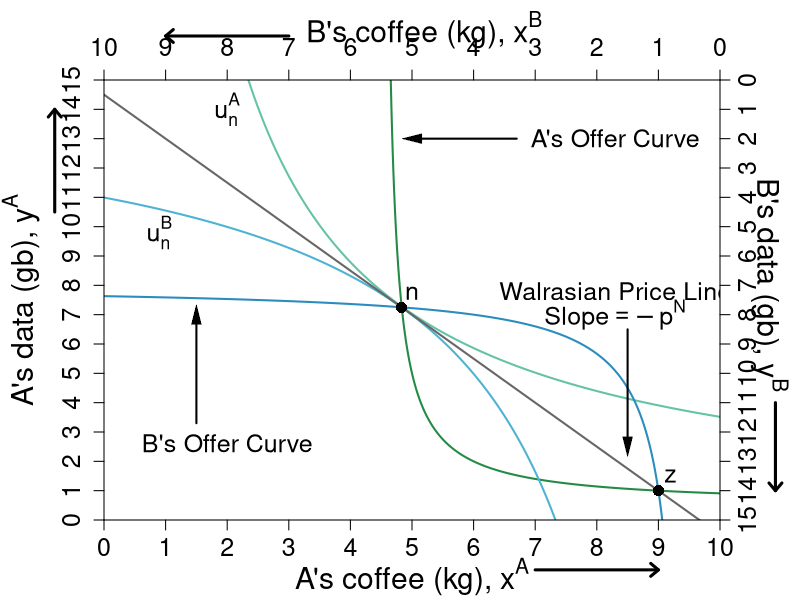

Write R code to recreate this figure.
#' Graph Designer: Simon Halliday, Scott Cohn
#' Authors: Bowles and Halliday
#' Title: Coordination, Conflict and Competition: A Text in Microeconomics

library("shape")

pdf(file = "what_can_markets_do/property_walras_market.pdf", width = 9, height = 7)

# Set parameters for graphics
axislabelsize <- 1.8
labelsize <- 1.5
namesize <- 1.8
annotatesize <- 1.5
graphlinewidth <- 2
segmentlinewidth <- 1.5

COL <- c("#7fc97f", "#beaed4", "#fdc086", "#ffff99", "#386cb0", "#f0027f", "#bf5b17", "#666666")
COLA <- c("#e0f3db", "#99d8c9","#66c2a4","#41ae76", "#238b45", "#005824")
COLB <- c("#c6dbef", "#4eb3d3", "#2b8cbe", "#0868ac","#084081")
COLC <- c("#fcfbfd", "#efedf5", "#dadaeb", "#bcbddc", "#9e9ac8", "#807dba", "#6a51a3", "#54278f", "#3f007d")
grays <- gray.colors(25, start = 1, end = 0, alpha = 1)



indiffcurveA1 <- function(x, U = 4, A = 1, a = 0.5) {
  ((((U-2)/A)*(1/x)^a)^(1/(1-a)))
}

indiffcurveA2 <- function(x, U = 4, A = 1, a = 0.5) {
  (((U/A)*(1/x)^a)^(1/(1-a)))
}

indiffcurveA3 <- function(x, U = 5.93, A = 1, a = 0.5) {
  (((U/A)*(1/x)^a)^(1/(1-a)))
}

indiffcurveA4 <- function(x, U = 6.984164, A = 1, a = 0.5) {
  ((((U)/A)*(1/x)^a)^(1/(1-a)))
}

paretoEC <- function(x) {
  (3/2)*x
}

OfferCurveA <- function(x) {
  # x/(x  - 4)
  x / (2*x - 9)
}

mrsplot <- function(x) {
  (13/2)*(x/(9-x)^2)
}

OfferCurveB <- function(x) {
  #15 - (14/2)*(10 - x)/(9 - x)
  (145 - 16*x) / (19 - 2*x)
}

WalrasPrice <- function(x) {
  14.5 - (3/2)*x
}

#Deriving the offer curves: let py = 1
#wA = 8px + 2py = 8px + 2; Demand: x = w/2px => x = 4 + 1/px => px = 1/(x - 4)
#Offer curve is y = px*x => (1/(x-4))*x = x/(x-4) defined for x neq 4
#wA = 2px + 13py = 2px + 13; Demand: x = w/2px => x = 1 + 13/2px => px = 13/2(x - 1)
#B's Offer curve is y = px*x => (13/2)(1/(x-1))*x = (13/2)(x/(x-1)
#Therefore in terms of yA and xA:
#15 - y = (13/2)*(10 - x)/(10 - x - 1)
#Therefore y = 15 - (13/2)*(10-x)/(9 - x) defined for x neq 9
#The tangency of the indifference curve and the offer curve gives mrsplot
#Where mrsplot equals that offer curve, we get x = (3/17)*(51 - sqrt(221)) = 6.376576; 
#So y = 6.022321; therefore u = (6.376576^0.5)*(6.022321^0.5)

indiffcurveBneg1 <- function(x, U = 5.09, A = 1, a = 0.5) {
  15 - (((U/A)*(1/(10 - x))^a)^(1/(1-a)))
}

indiffcurveBneg2 <- function(x, U = 6.33, A = 1, a = 0.5) {
  15 - (((U/A)*(1/(10 - x))^a)^(1/(1-a)))
}

#Aisha happens to have found 8 apples and 2 oranges, 
#and Betty happens to have found 2 apples and 13 oranges. 
#Aisha's utility (8^0.5)*(2^0.5) = 4
#Betty's utility (2^0.5)*(13^0.5) = 5.09


par(mar =  c(4, 5.2, 4, 4))
xlims <- c(0, 10)
ylims <- c(0, 15)
xlims2 <- c(10, 0)
ylims2 <- c(15, 0)

plot(0, 0, xlim = xlims, ylim = ylims, type = "n",
     xlab = expression(paste("A's coffee (kg), ", x^A)),
     ylab = expression(paste("A's data (gb), ", y^A)), 
     #line = 2.5,
     xaxt = "n", 
     yaxt = "n", 
     cex.lab = axislabelsize, 
     bty = "n",
     xaxs = "i", 
     yaxs = "i")


npts <- 500 
npts2 <- 501

#Specify the sequences of points for graphing. 
xx1 <- seq(xlims[1], xlims[2], length.out = npts)
yy1 <- indiffcurveA2(xx1, U = 4, A = 1, a = 0.5)
yy2 <- indiffcurveA2(xx1)


#I need something like xx1 with npts for 
xx2 <- seq(4.5, xlims[2], length.out = npts)
xx3 <- seq(xlims[1], 9.1, length.out = npts)
xx4 <- seq(1, 9.5, length.out = npts)

#Draw the lines for the graphs

lines(xx1, indiffcurveA3(xx1), col = COLA[3], lwd = graphlinewidth)

lines(xx2, OfferCurveA(xx2), col = COLA[5], lwd = graphlinewidth)
lines(xx1, indiffcurveBneg2(xx1), col = COLB[2], lwd = graphlinewidth)

lines(xx3, OfferCurveB(xx3), col = COLB[3], lwd = graphlinewidth)
lines(xx1, WalrasPrice(xx1), col = COL[8], lwd = graphlinewidth)

#Customize ticks and labels for the plot
ticksy <- seq(from = 0, to = 15, by = 1)
ylabels <- seq(from = 0, to = 15, by = 1)
ticksx <- seq(from = 0, to = 10, by = 1)
xlabels <- seq(from = 0, to = 10, by = 1)
axis(1, at = ticksx, pos = 0, labels = xlabels, cex.axis = labelsize)
axis(2, at = ticksy, pos = 0, labels = ylabels, las = 0, gap.axis = -1, cex.axis = labelsize)

#Add arrows:
arrows(-0.8, 10.5, -0.8, 14, xpd = TRUE, length = 0.1, angle = 40, lwd = 3)
arrows(7, -1.7, 9, -1.7, xpd = TRUE, length = 0.1, angle = 40, lwd = 3)

#Annotation of the three graphs and the NE

text(2, 14, expression(u[n]^A), cex = labelsize)
# 

# #Label B's offer curve
text(2, 2.6, expression("B's Offer Curve"), cex = labelsize)
Arrows(1.5, 3.3, 1.5, 7, col = "black", lty = 1, lwd = 2, arr.type = "triangle", arr.lwd = 0.5)
# 
# # Price Line
text(8.3, 13, expression(paste("A's Offer Curve")), cex = labelsize)
Arrows(6.7, 13, 5, 13, col = "black", lty = 1, lwd = 2, arr.type = "triangle", arr.lwd = 0.5)


# Walrasian Price Line
text(8.3, 7.8, expression(paste("Walrasian Price Line")), cex = labelsize)
text(8.3, 7, expression(paste("Slope", phantom() == -p^N)), cex = labelsize)
Arrows(8.5, 6.5, 8.5, 2.5, col = "black", lty = 1, lwd = 2, arr.type = "triangle", arr.lwd = 0.5)


# #Add a point for the initial endowment
points(4.8275, 7.25, pch = 16, col = "black", cex = 1.5)
text(5, 7.75, expression(n), cex = labelsize)

#Set up second axes and labels

par(new = TRUE)

#Use the same x and ylims as previously, but with locations switched
xlims2 <- c(10, 0)
ylims2 <- c(15, 0)

#Leave the ylab and xlab blank to ensure no axes titles
plot(0, 0, xlim = xlims2, ylim = ylims2, type = "n",
     xlab = expression(paste("")),
     ylab = expression(paste("")),
     xaxt = "n", 
     yaxt = "n", 
     #cex.lab = 1.2,
     cex.axis = labelsize,
     bty = "n",
     xaxs = "i", 
     yaxs = "i")

#Set up axes at sides 3 and 4 (top and right)
axis(side = 3, at = ticksx, pos = 0, labels = xlabels, cex.axis = labelsize)
axis(side = 4, at = ticksy, pos = 0, labels = ylabels, las = 0, gap.axis = -1, cex.axis = labelsize)
text(4.8, -1.7, expression(paste("B's coffee (kg), ", x^B)), xpd = TRUE, cex = axislabelsize) 
text(-0.8, 7, expression(paste("B's data (gb), ", y^B)), xpd = TRUE, cex = axislabelsize, srt = 270) 

#Add arrows:
arrows(-0.9, 11, -0.9, 14, xpd = TRUE, length = 0.1, angle = 40, lwd = 3)
arrows(7, -1.5, 9, -1.5, xpd = TRUE, length = 0.1, angle = 40, lwd = 3)

#Functions for B's indifference curves
indiffcurveB1 <- function(x, U = 5.09, A = 1, a = 0.5) {
  ((((U-2)/A)*(1/x)^a)^(1/(1-a)))
}

indiffcurveB2 <- function(x, U = 5.09, A = 1, a = 0.5) {
  (((U/A)*(1/x)^a)^(1/(1-a)))
}

indiffcurveB3 <- function(x, U = 5.703502, A = 1, a = 0.5) {
  ((((U)/A)*(1/x)^a)^(1/(1-a)))
}

indiffcurveB4 <- function(x, U = 8.244574, A = 1, a = 0.5) {
  ((((U)/A)*(1/x)^a)^(1/(1-a)))
}





#Label B's indifference curves

text(9.1, 5.2, expression(u[n]^B), cex = labelsize)


#Add a point for the initial endowment
points(1, 14, pch = 16, col = "black", cex = 1.5)
text(0.8, 13.5, expression(z), cex = labelsize)









#Calculate TIOLI power allocation for B
#mrs(x,y) => pareto efficient curve is (3/2)x = y
#A's initital utility is 4 = u(8,2) = (8^0.5)*(2^0.5)
#Therefore substitute in the contract curve u_e^A = 4 = (x^A)^(0.5)(3/2*x^A)^0.5
# => x^A = 4/((3/2)^0.5) = 3.27 => x^B = 6.73
# => y^A = 3/2(x^A) = 4.9 => y^B = 10.1

#Add point g for B's TIOLI power
# points(6.73, 10.1, pch = 16, col = "black", cex = 1.5)
# text(6.73, 10.6, expression(g))

#Calculate TIOLI power allocation for A
#mrs(x,y) => pareto efficient curve is (3/2)x = y
#A's initital utility is 4 = u(8,2) = (8^0.5)*(2^0.5)
#Therefore substitute in the contract curve u_e^A = 4 = (x^A)^(0.5)(3/2*x^A)^0.5
# => x^B = 5.09/((3/2)^0.5) = 4.16 => x^A = 5.84
# => y^B = 3/2(x^B) = 6.23 => y^A = 8.77 
#=> u^A = (5.84^0.5)*(8.77^0.5) = 7.156591
#Add point f for A's TIOLI power
# points(4.16, 6.23, pch = 16, col = "black", cex = 1.5)
# text(4.16, 5.8, expression(f))


#Annotating B's endowment
#text(1.8, 12.5, expression(z), cex = labelsize)

#Annotating a point that is a Pareto improvement over e.
#points(3.623424, 8.977679, pch = 16, col = "black", cex = 1.5)
#text(3.623424, 8.4, expression(h))
#(2.94^0.5)*(12.76^0.5)

#Label Pareto Improving Lens
#text(7, 5, expression(paste("Pareto-Improving Lens")))

dev.off()
